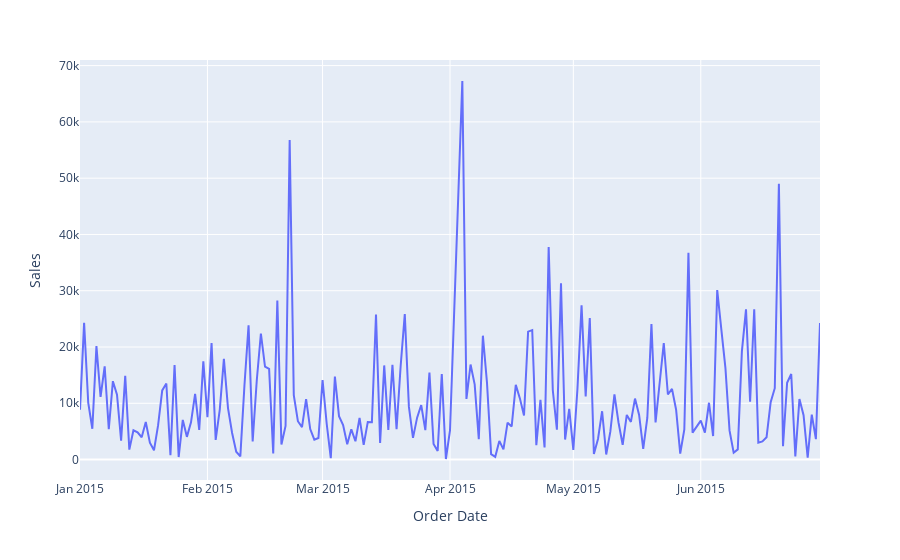

Source (notebook cell):
### Code cell


### Figure 1 — Plotly figure (JSON) as saved in the notebook; plotly's stock layout.template omitted (floating-point values rounded to 4 significant figures; data arrays with more than 128 entries replaced by an {"elided": "..."} marker saying what was removed)
{"data": [{"hovertemplate": "Order Date=%{x}<br>Sales=%{y}<extra></extra>", "legendgroup": "", "line": {"color": "#636efa", "dash": "solid"}, "mode": "lines", "name": "", "orientation": "v", "showlegend": false, "type": "scatter", "x": {"elided": "179 str values"}, "xaxis": "x", "y": {"elided": "179 float values"}, "yaxis": "y"}], "layout": {"legend": {"tracegroupgap": 0}, "margin": {"t": 60}, "xaxis": {"anchor": "y", "domain": [0, 1], "title": {"text": "Order Date"}}, "yaxis": {"anchor": "x", "domain": [0, 1], "title": {"text": "Sales"}}}}
